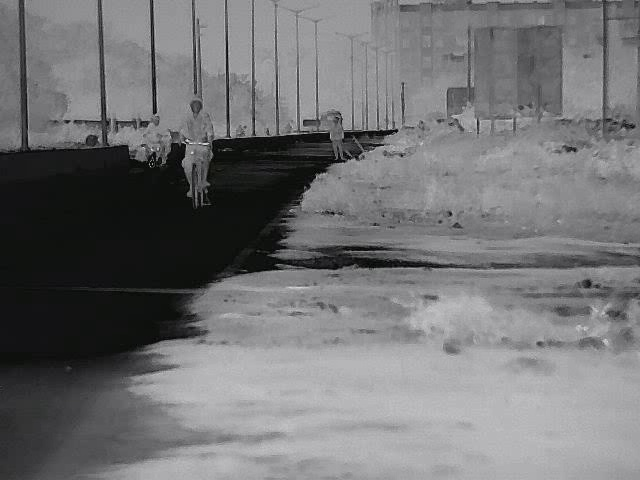
#> input picture StructureModule/Inputs/Input.jpg, 640 x 480 px, found by its file name
$ python UnsharpMasking.py
#> lines starting #> are read from the running program, lines starting #| are printed output that depends on the picture
import cv2 as cv
import numpy as np
import time
from typing import Tuple, Union, Optional
from skimage.metrics import structural_similarity as ssim


ImageArray = np.ndarray


def sharpness_score(image: np.ndarray) -> float:
    """
    Compute sharpness score using Variance of Laplacian.

    Higher value => sharper image
    """
    if image.ndim != 2:
        raise ValueError("sharpness_score expects a single-channel image")

    lap = cv.Laplacian(image, cv.CV_64F)
    return float(lap.var())


def ssim_score(
    reference: np.ndarray,
    processed: np.ndarray
) -> float:
    """
    Compute SSIM between input and output images.

    Range: 0.0 – 1.0 (higher is better)
    """
    if reference.shape != processed.shape:
        raise ValueError("Images must have the same shape for SSIM")

    return float(
        ssim(
            reference,
            processed,
            data_range=processed.max() - processed.min()
        )
    )


def compare_images(
    input_image: np.ndarray,
    output_image: np.ndarray
) -> dict:
    """
    Compare input and output images and return quality scores.
    """

    sharp_in = sharpness_score(input_image)
    sharp_out = sharpness_score(output_image)

    sharpness_gain = sharp_out / sharp_in if sharp_in != 0 else 0.0
    structure_similarity = ssim_score(input_image, output_image)

    return {
        "sharpness_input": sharp_in,
        "sharpness_output": sharp_out,
        "sharpness_gain": sharpness_gain,
        "ssim": structure_similarity,
    }


def _ensure_odd_positive_int_pair(ksize: Tuple[int, int]) -> Tuple[int, int]:
    if not (isinstance(ksize, tuple) and len(ksize) == 2):
        raise TypeError("blur_ksize must be a tuple of two ints (odd, positive).")
    kx, ky = int(ksize[0]), int(ksize[1])
    if kx <= 0 or ky <= 0:
        raise ValueError("blur_ksize elements must be positive.")

    # Force odd values
    if kx % 2 == 0:
        kx += 1
    if ky % 2 == 0:
        ky += 1

    return (kx, ky)


def apply_unsharp_masking(
    image: Union[str, ImageArray],
    *,
    blur_ksize: Tuple[int, int] = (5, 5),
    blur_sigma_x: float = 0.0,
    blur_sigma_y: float = 0.0,
    mask_scale: float = 1.0,
    sharp_alpha: float = 3.0,
    out_min: float = 0.0,
    out_max: float = 255.0,
    output_dtype: Optional[Union[str, np.dtype]] = None,
) -> ImageArray:
    """
    Apply Unsharp Masking (USM) to enhance image sharpness.

    OVERVIEW
    --------
    The unsharp masking logic performs:
        1) Gaussian blur (low-pass)
        2) Detail extraction: Mask = Original - Blurred
        3) Sharpening: Sharpened = Original + (Mask * sharp_alpha)
        4) Mask visualization: normalized for display
        5) Output stacking: [Original | Mask | Sharpened]

    PARAMETERS
    ----------
    image : np.ndarray (H×W, uint8 recommended)
        Input grayscale image.

    blur_ksize : tuple(int, int)
        Size of Gaussian kernel.
        Min/Max: odd, positive integers
        Default: (5, 5)

    blur_sigma_x : float
        Gaussian sigma in X direction.
        Default: 0.0 → auto-calculated by OpenCV.

    blur_sigma_y : float
        Gaussian sigma in Y direction.
        Default: 0.0 → automatically same as X if zero.

    mask_scale : float
        Multiplier applied to the high-frequency mask before sharpening.
        Default: 1.0

    sharp_alpha : float
        Sharpening strength applied to the scaled mask.
        Typical range: 0–5
        Default: 3.0

    mask_add_bias : float
        Bias added to mask for visualization.
        Moves zero-detail level to mid-gray.
        Default: 128.0

    mask_clip_min, mask_clip_max : float
        Clip range for mask visualization.
        Default: 0 → 255

    out_min, out_max : float
        Output clipping range.
        Default: 0 → 255

    RETURNS
    -------
     out_image : np.ndarray (H × (W*3) × 1, uint8)


    NOTES
    -----
    - All parameters fully control internal computations.
    - No hidden constants remain.
    """
#> called with blur_ksize = (5, 5), blur_sigma_x = 0, blur_sigma_y = 0, mask_scale = 0.6, sharp_alpha = 1.5, out_min = 0, out_max = 255

    start_time = time.perf_counter()

    # -------------------------
    # Load / convert input
    # -------------------------
    if image is None:
        raise ValueError("Input image is None.")

    if isinstance(image, str):
        img = cv.imread(image, cv.IMREAD_GRAYSCALE)
#> img: shape (480, 640); min 0, max 230, mean 114.5
        if img is None:
            raise FileNotFoundError(f"Could not read image at path: {image}")
    else:
        img = np.asarray(image)

    if img.size == 0:
        raise ValueError("Input image is empty.")

    # Use only first channel if multi-channel
    if img.ndim > 2:
        img = img[..., 0]

    if img.ndim != 2:
        raise ValueError(f"Expected 2D grayscale image, got {img.shape}")

    orig_dtype = img.dtype

    # -------------------------
    # Convert to float32
    # -------------------------
    if np.issubdtype(orig_dtype, np.floating):
        img_f = np.clip(img, 0.0, 1.0).astype(np.float32) * 255.0

    elif orig_dtype == np.uint8:
        img_f = img.astype(np.float32)

    elif orig_dtype == np.uint16:
        img_f = (img.astype(np.float32) / 65535.0) * 255.0

    else:
        raise TypeError("Unsupported dtype. Allowed: uint8, uint16, float32, float64.")

    # -------------------------
    # Gaussian Blur
    # -------------------------
    blur_ksize = _ensure_odd_positive_int_pair(blur_ksize)

    blurred_f = cv.GaussianBlur(
        img_f,
        ksize=blur_ksize,
        sigmaX=float(blur_sigma_x),
        sigmaY=float(blur_sigma_y),
    )

    # -------------------------
    # High-pass mask & Sharpening
    # -------------------------
    mask_f = (img_f - blurred_f) * float(mask_scale)
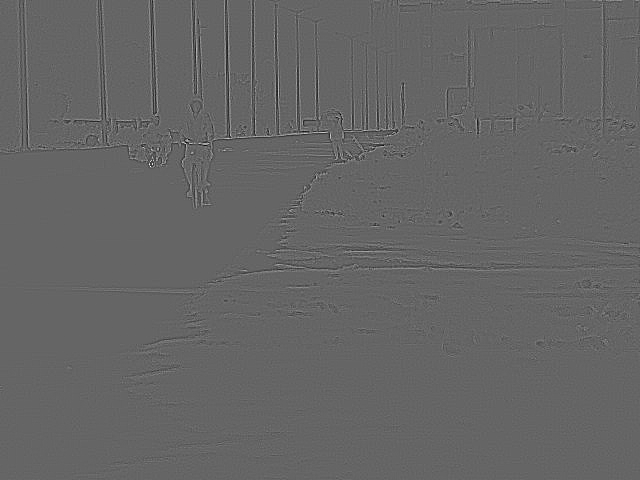
#> mask_f: shape (480, 640) float32; min -51.1, max 77.23, mean 0; drawn with min black and max white

    sharpened_f = img_f + (mask_f * float(sharp_alpha))
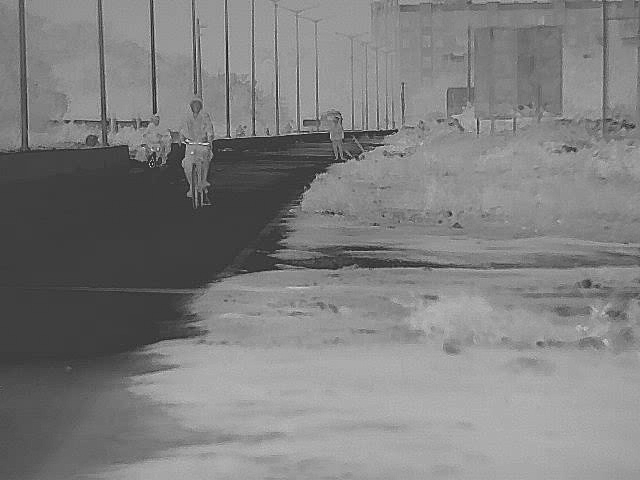
#> sharpened_f: shape (480, 640) float32; min -76.64, max 305.7, mean 114.5; drawn with min black and max white

    # -------------------------
    # Clip output
    # -------------------------
    sharpened_clipped = np.clip(sharpened_f, out_min, out_max)

    # -------------------------
    # Convert to output dtype
    # -------------------------
    if output_dtype is None:
        out_dtype = np.uint8
    else:
        out_dtype = np.dtype(output_dtype)

    if out_dtype == np.uint8:
        out_image = sharpened_clipped.astype(np.uint8)

    elif out_dtype == np.uint16:
        out_image = (sharpened_clipped.astype(np.uint16) * 257)

    else:
        out_image = sharpened_clipped.astype(out_dtype)

    end_time = time.perf_counter()
    print(f"{'apply_unsharp_masking execution time:':<36}{end_time - start_time:.4f} seconds")

    return out_image


if __name__ == "__main__":
    image = "/home/user1/learning/Testing/StructureModule/Inputs/Input.jpg"

    result = apply_unsharp_masking(
            image,
            blur_ksize=(5, 5),
            blur_sigma_x=0.0,
            blur_sigma_y=0.0,
            mask_scale=0.6,
            sharp_alpha=1.5,
            out_min=0.0,
            out_max=255.0,
            output_dtype=np.uint8
        )

    original = cv.imread(image, cv.IMREAD_GRAYSCALE)

    scores = compare_images(original, result)
#> in sharpness_score, `lap = cv.Laplacian(image, cv.CV_64F)`:
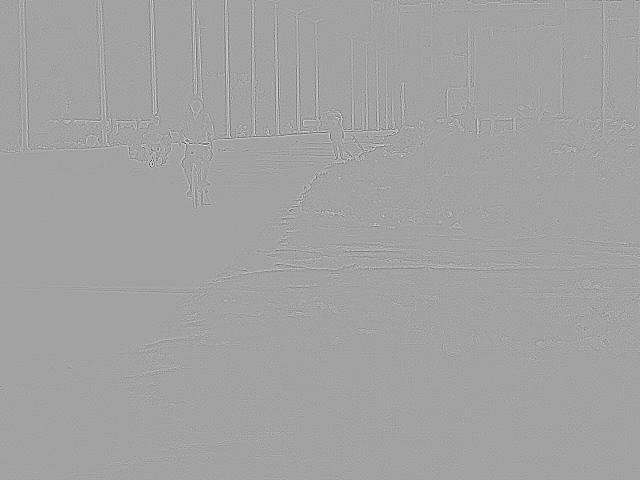
#> lap: shape (480, 640) float64; min -614, max 347, mean 0; drawn with min black and max white
#> in compare_images, `sharp_in = sharpness_score(input_image)`: sharp_in = 493.4
#> in compare_images, `sharp_out = sharpness_score(output_image)`: sharp_out = 1517.5
#> in compare_images, `sharpness_gain = sharp_out / sharp_in if sharp_in != 0 else 0.0`: sharpness_gain = 3.08
#> in compare_images, `structure_similarity = ssim_score(input_image, output_image)`: structure_similarity = 0.961
#> scores = {'sharpness_input': 493.4, 'sharpness_output': 1517.5, 'sharpness_gain': 3.08, 'ssim': 0.961}

    print(f"Sharpness gain : {scores['sharpness_gain']:.2f}x")
#| Sharpness gain : 3.08x
    print(f"SSIM           : {scores['ssim']:.4f}")
#| SSIM           : 0.9607

    # For display
    original = cv.imread(image)
#> original is the input picture: shape (480, 640, 3); mean B, G, R 116, 114.6, 114.4
    cv.imshow("Original Image", original)
    cv.imshow("USM Result", result)

    cv.waitKey(0)
    cv.destroyAllWindows()
